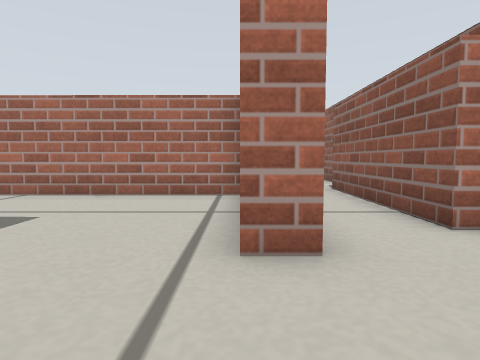
View 1 (above)

20 first-person views from a walk through a world built for the Gazebo simulator. The camera is 0.19 m above the floor, tilts 4° down and sees 75° across. The floor is counted in squares, 0.2 m on a side. Each view is taken from the middle of a square. On the plan, view 1 faces up. The plan holds only what a view shows up to about 12 squares ahead; the rest is blank. Robots are left out.

View 2
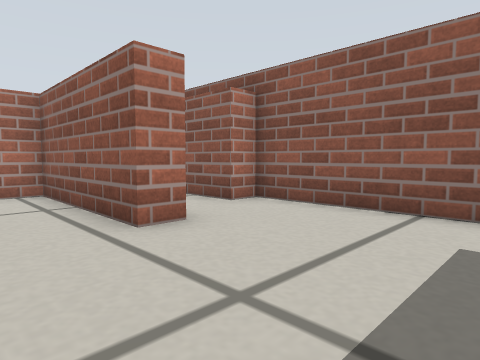

View 3
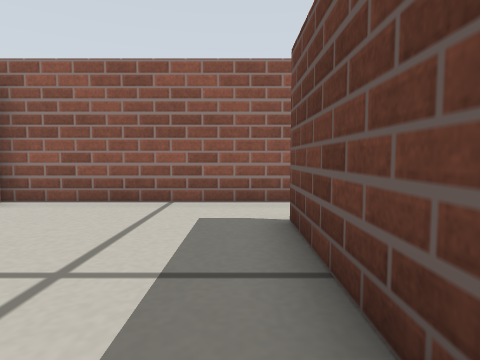

View 4
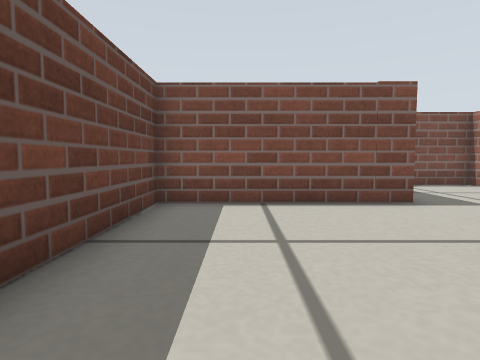

View 5
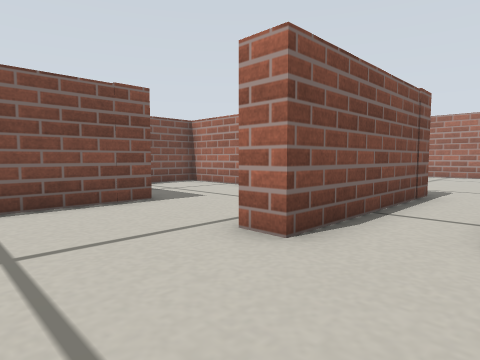

View 6
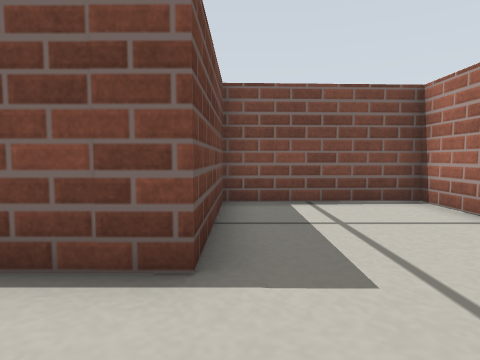

View 7
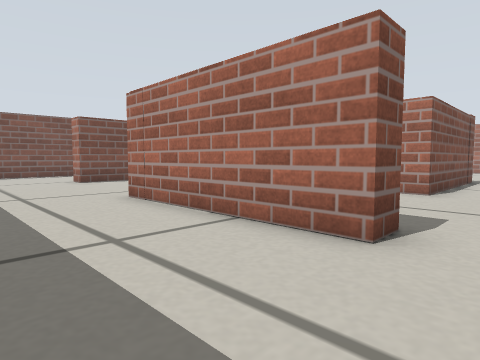

View 8
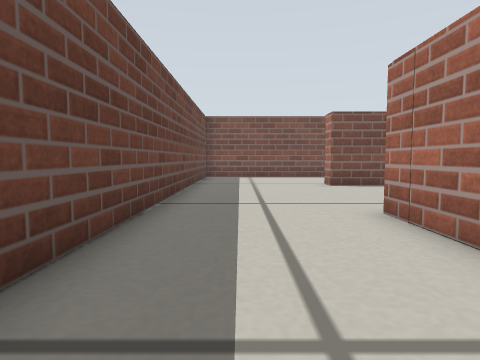

View 9
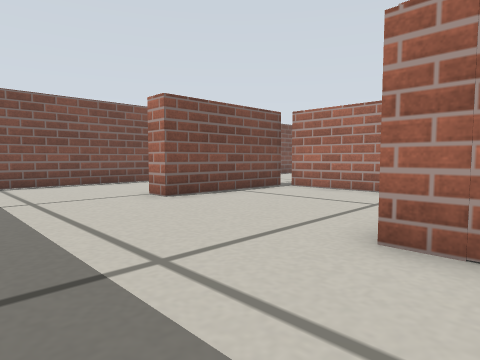

View 10
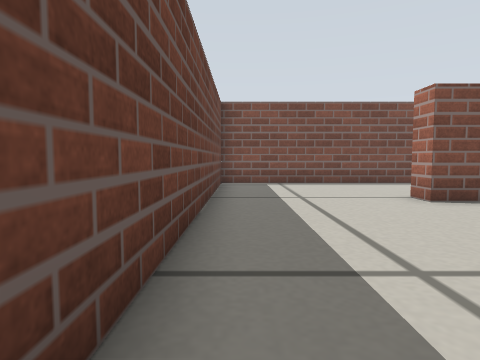

View 11
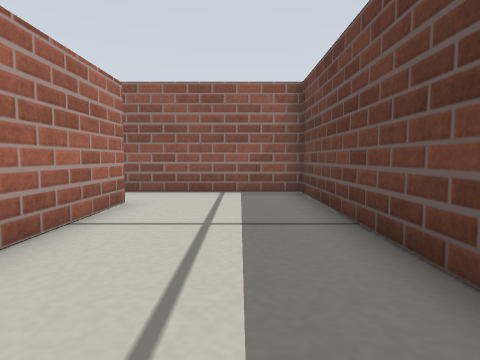

View 12
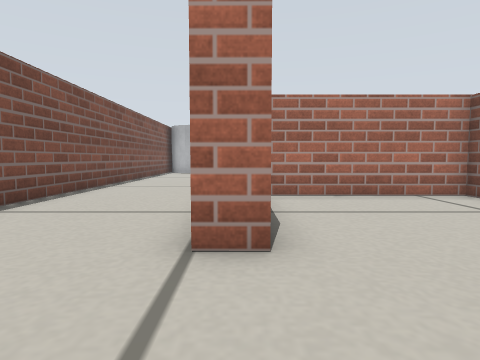

View 13
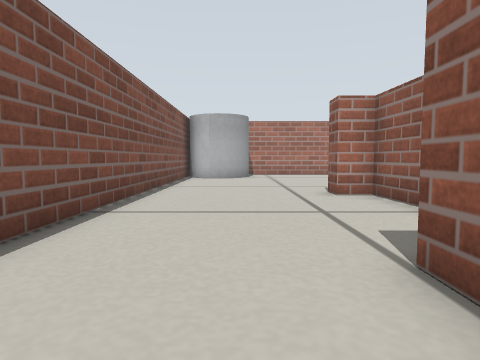

View 14
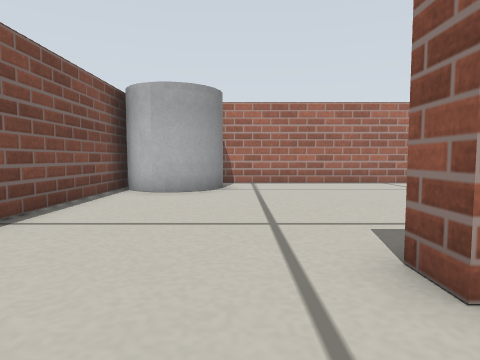

View 15
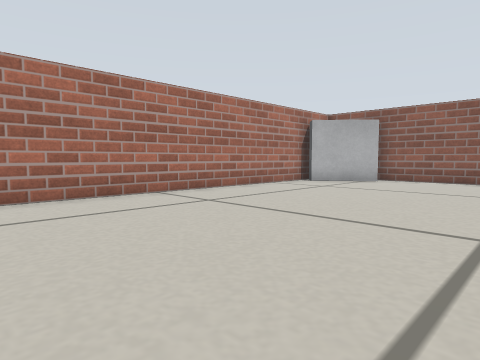

View 16
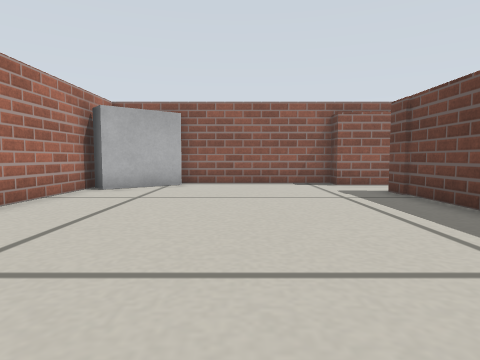

View 17
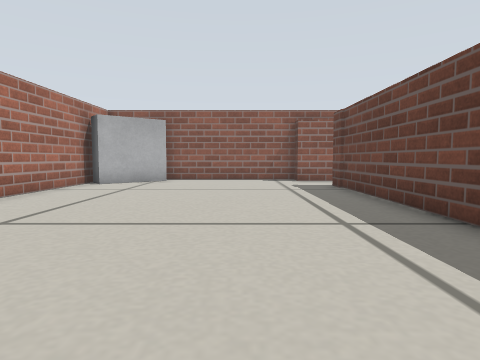

View 18
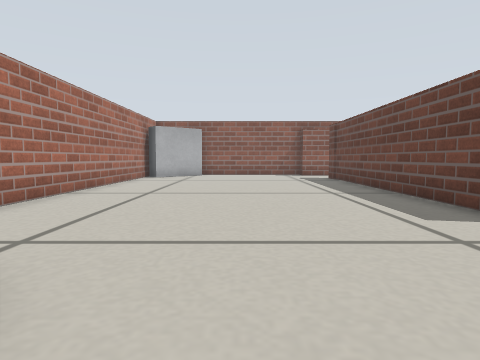

View 19
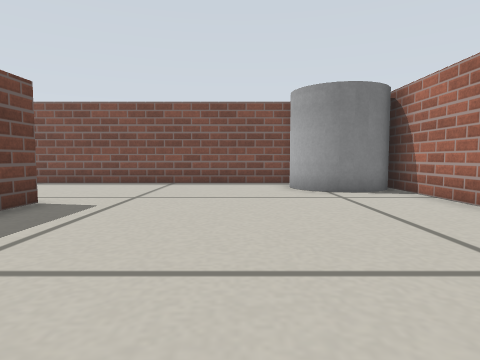

View 20
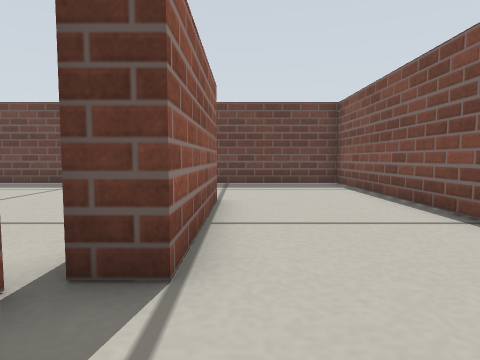

### Floor plan
Ten units are one square. View 1 is at (0, 0); x grows to the right and y downward. Boxes are objects, and circles mark ways between rooms. Rooms are numbered by the first view taken in them; rooms with no view inside come last. Other rooms are left out.
<svg viewBox="-151 -182 193 254">
<path fill="none" stroke="#000" d="M8 -30 0 -30M-6 17 16 17 16 25M37 25 37 -41 28 -41M-35 -36 -35 17 -6 17M0 -30 0 -79 -78 -79 -76 -36 -35 -36M-43 -24 -43 -30 -94 -30M16 25 -44 25M-94 67 37 67 37 25M-97 -27 -97 19M-85 -60 -86 -79 -95 -79 -95 -87 8 -87 8 -30M-146 -162 -146 67 -94 67M-97 19 -105 19 -105 -27 -97 -27M28 -41 29 -96 37 -96 37 -153M21 -177 -130 -177"/>
<rect x="-145" y="-175" width="30" height="30" fill="#bbb"><title>grey cylinder</title></rect>
<rect x="15" y="-175" width="20" height="30" fill="#bbb"><title>grey box</title></rect>
<circle cx="5" cy="-5" r="3" fill="#2a7"/>
<circle cx="25" cy="20" r="3" fill="#2a7"/>
<circle cx="20" cy="-30" r="3" fill="#2a7"/>
<circle cx="-20" cy="-30" r="3" fill="#2a7"/>
<circle cx="-100" cy="40" r="3" fill="#2a7"/>
<text x="20" y="-10">1</text>
<text x="-20" y="-10">2</text>
<text x="-40" y="-60">3</text>
<text x="-40" y="30">4</text>
<text x="-80" y="-100">5</text>
</svg>
Room 1 opens to room 2. Room 1 opens to room 4. Room 1 opens to room 5. Room 2 opens to room 3. Room 4 opens to room 5.

Where each view was taken, in squares from view 1:
view 1: 0 up, 0 right, facing up
view 2: 1 down, 2 left, facing up-right
view 3: 1 down, 3 left, facing right
view 4: 0 up, 3 right, facing left
view 5: 0 up, 3 right, facing up-left
view 6: 4 up, 1 left, facing left
view 7: 6 down, 3 right, facing up-left
view 8: 5 down, 1 right, facing left
view 9: 6 down, 3 left, facing up-left
view 10: 6 down, 3 left, facing left
view 11: 5 down, 5 left, facing right
view 12: 5 down, 10 left, facing up
view 13: 0 up, 12 left, facing up
view 14: 6 up, 11 left, facing up
view 15: 10 up, 10 left, facing up-right
view 16: 13 up, 8 left, facing right
view 17: 12 up, 10 left, facing right
view 18: 13 up, 14 left, facing right
view 19: 13 up, 3 left, facing left
view 20: 5 up, 11 left, facing down
